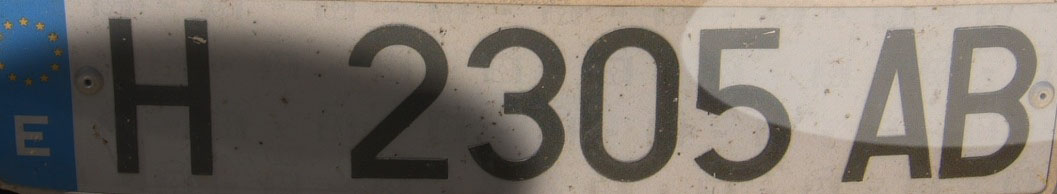
%> input picture Material_Imagenes_Plantillas/01_Training/Training_05.jpg, 1057 x 194 px
$ octave Configuracion_SegmentacionCaracteres.m   (GNU Octave 9; MATLAB toolbox functions it lacks are replaced by stand-ins)
%> lines starting %> are read from the running program, lines starting %| are printed output that depends on the picture
### Funciones/redondeoImparMasCercano.m
function resultado = redondeoImparMasCercano(x)

    r = round(x);

    if mod(r, 2) == 0
        if x > r
            resultado = r + 1;
        else
            resultado = r - 1;
        end
    else
        resultado = r;
    end

end

### Configuracion_SegmentacionCaracteres.m
clear, clc, close all

addpath("Material_Imagenes_Plantillas\01_Training\")
addpath("Funciones\")

I_original = imread("Training_05.jpg");
%> I_original is the input picture: size 194x1057x3 uint8; mean R, G, B 119.6, 113, 105.6
figure, imshow(I_original);
title("Imagen Original (Training_05.jpg)");

%% Procesamiento de la imagen

Iroja = I_original(:,:,1);
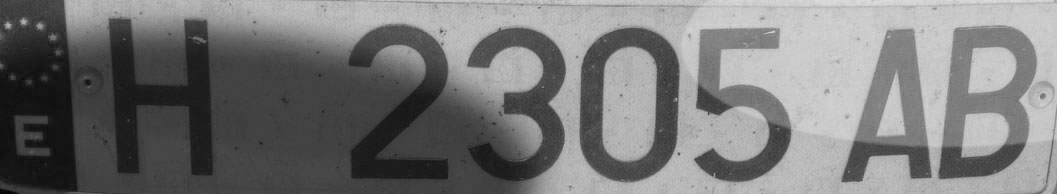
%> Iroja: size 194x1057 uint8; min 6, max 225, mean 119.6

figure, imshow(Iroja);
title("Componente Roja de la imagen");

[F, C] = size(Iroja);
%> F = 194; C = 1057

% Adaptamos las vecindades de los filtros a las dimensiones de la imagen
Wgauss = redondeoImparMasCercano((size(Iroja,1)*size(Iroja,2) * 9) / (175*1092));
%> Wgauss = 9
WfiltMaximos = redondeoImparMasCercano((size(Iroja,1)*size(Iroja,2) * 5) / (175*1092));
%> WfiltMaximos = 5

hGauss = fspecial('gaussian', Wgauss, Wgauss/5);
I = imfilter(Iroja, hGauss);
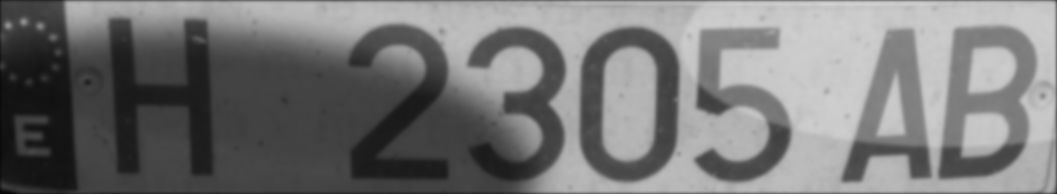
%> I: size 194x1057 uint8; min 4, max 209, mean 118.4

figure, imshow(I);
title("Imagen suavizada");

I = ordfilt2(I, WfiltMaximos^2, ones(WfiltMaximos));
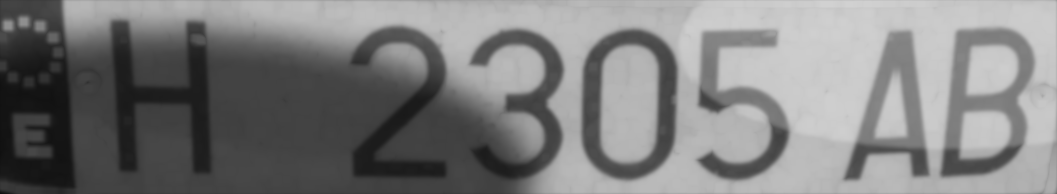
%> I: size 194x1057 uint8; min 14, max 209, mean 125.6

figure, imshow(I);
title("Imagen filtrada");


%% Binarización de la imagen

% SEGMENTACIÓN LOCAL

% usamos roipoly para determinar V1, para que siempre coja una vecindad que
% tenga pixeles de número y de fondo

disp("Recorta correctamente una región")
%> (the run ends here)

$ run again, with Material_Imagenes_Plantillas/01_Training/Training_01.jpg copied over Material_Imagenes_Plantillas/01_Training/Training_05.jpg
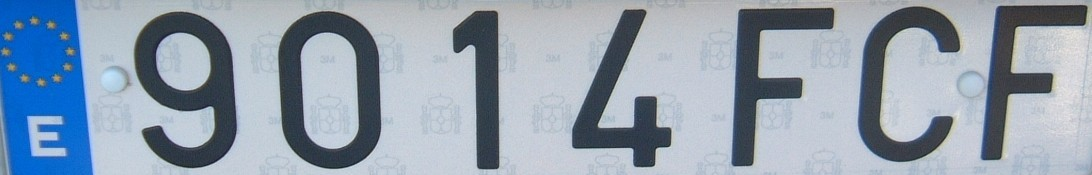
%> input picture Material_Imagenes_Plantillas/01_Training/Training_01.jpg, 1092 x 175 px
%> I_original is the input picture: size 175x1092x3 uint8; mean R, G, B 145.8, 159.7, 175
%> `Iroja = I_original(:,:,1);`:
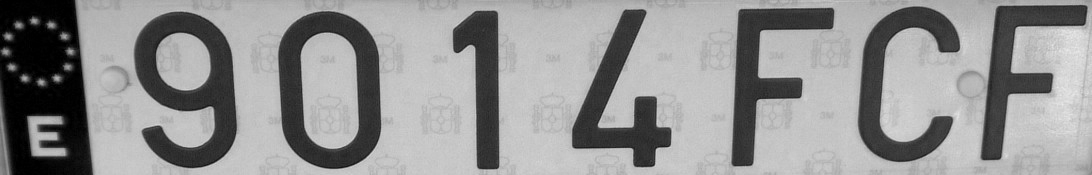
%> Iroja: size 175x1092 uint8; min 0, max 234, mean 145.8
%> `I = ordfilt2(I, WfiltMaximos^2, ones(WfiltMaximos));`:
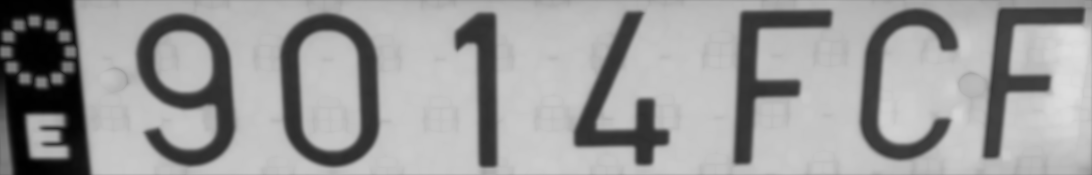
%> I: size 175x1092 uint8; min 0, max 222, mean 155.2

$ run again, with Material_Imagenes_Plantillas/01_Training/Training_02.jpg copied over Material_Imagenes_Plantillas/01_Training/Training_05.jpg
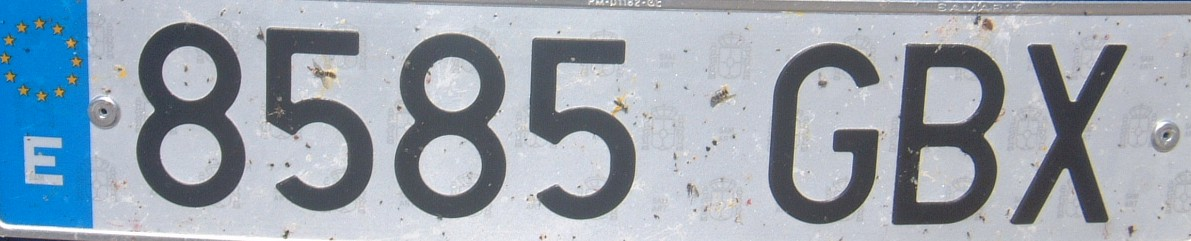
%> input picture Material_Imagenes_Plantillas/01_Training/Training_02.jpg, 1191 x 241 px
%> I_original is the input picture: size 241x1191x3 uint8; mean R, G, B 153.3, 164.1, 175.9
%> `Iroja = I_original(:,:,1);`:
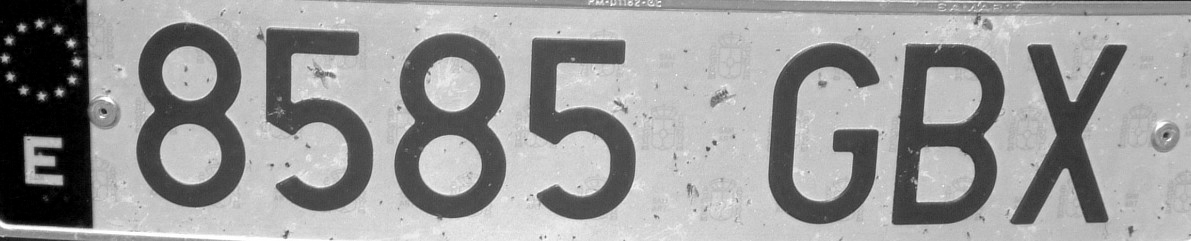
%> Iroja: size 241x1191 uint8; min 0, max 255, mean 153.3
%> `I = ordfilt2(I, WfiltMaximos^2, ones(WfiltMaximos));`:
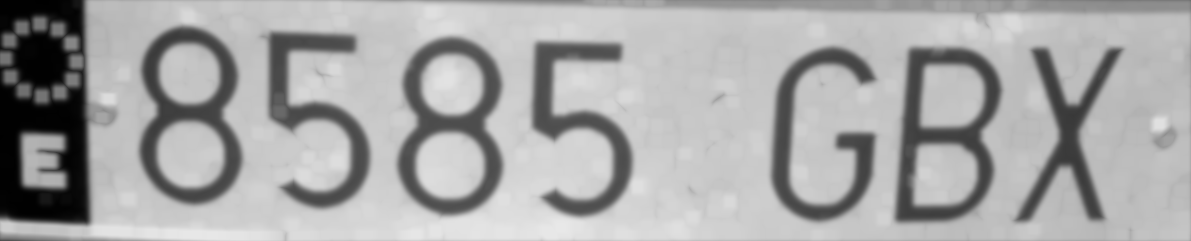
%> I: size 241x1191 uint8; min 0, max 232, mean 166.5

$ run again, with Material_Imagenes_Plantillas/01_Training/Training_03.jpg copied over Material_Imagenes_Plantillas/01_Training/Training_05.jpg
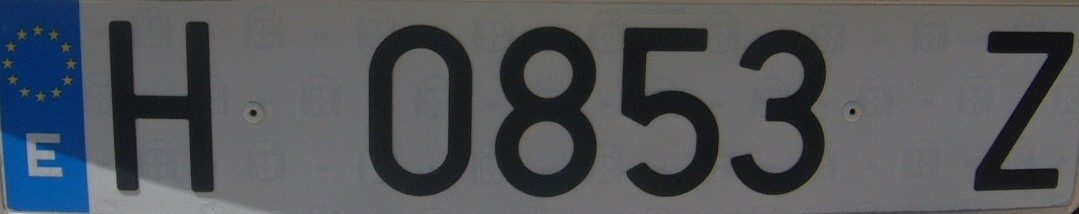
%> input picture Material_Imagenes_Plantillas/01_Training/Training_03.jpg, 1079 x 214 px
%> I_original is the input picture: size 214x1079x3 uint8; mean R, G, B 82.9, 86.5, 91.3
%> `Iroja = I_original(:,:,1);`:
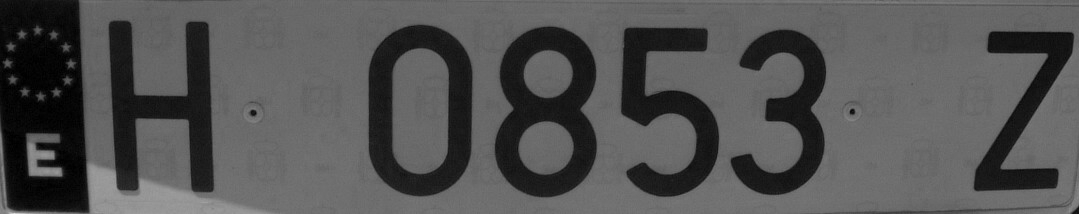
%> Iroja: size 214x1079 uint8; min 0, max 219, mean 82.9
%> `I = ordfilt2(I, WfiltMaximos^2, ones(WfiltMaximos));`:
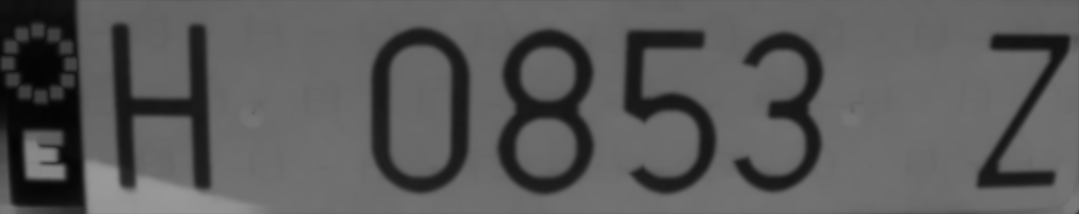
%> I: size 214x1079 uint8; min 4, max 153, mean 90.1
